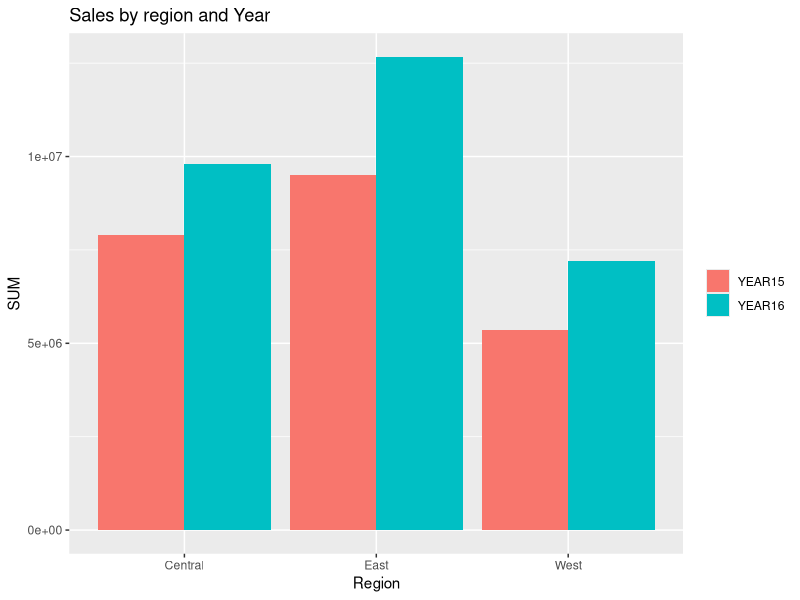
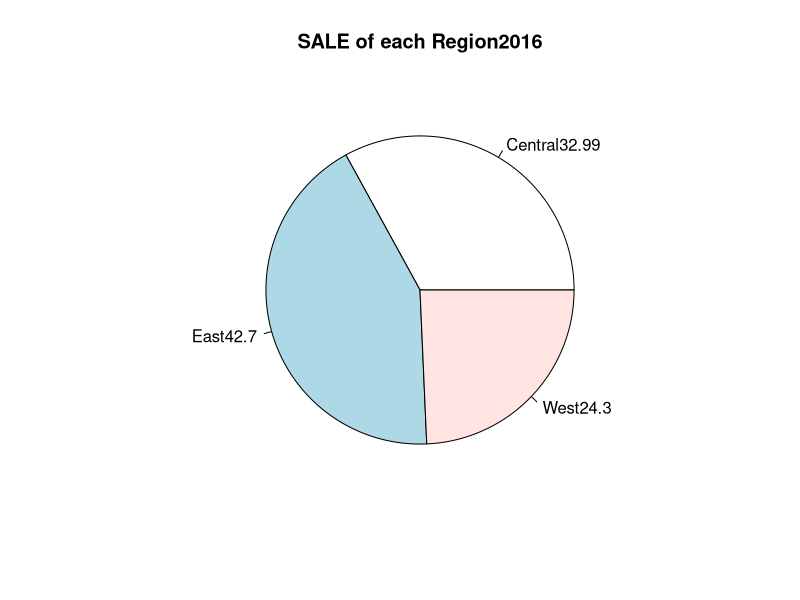
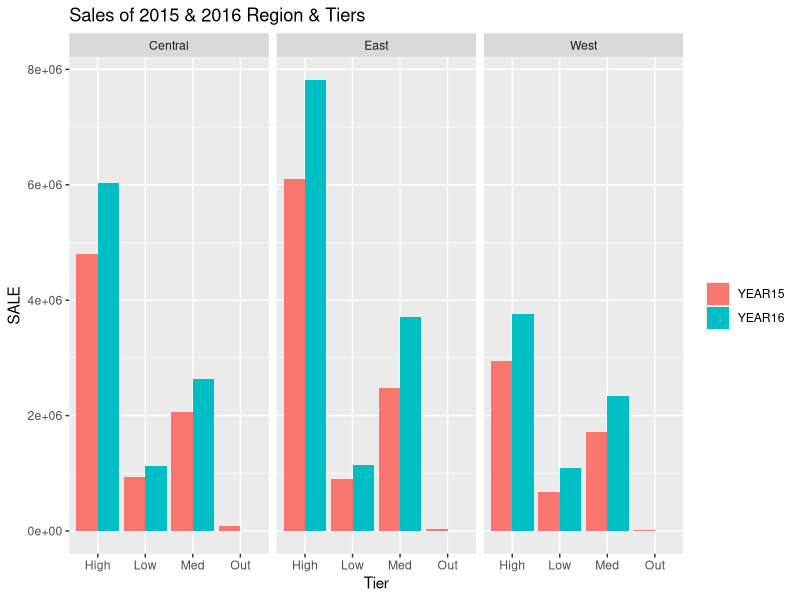
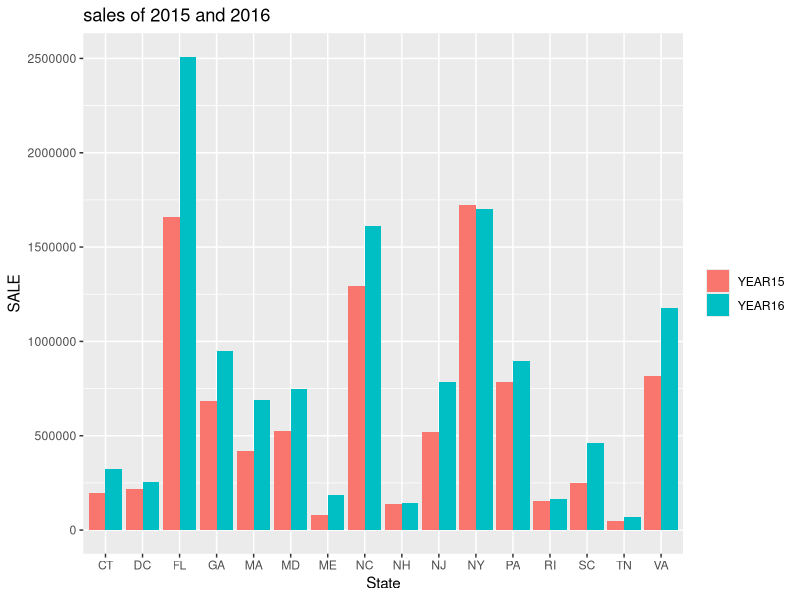
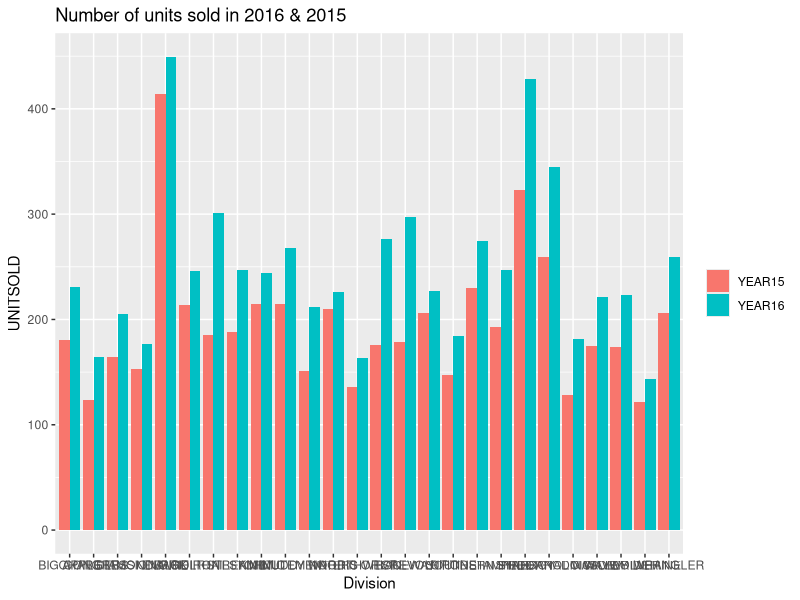
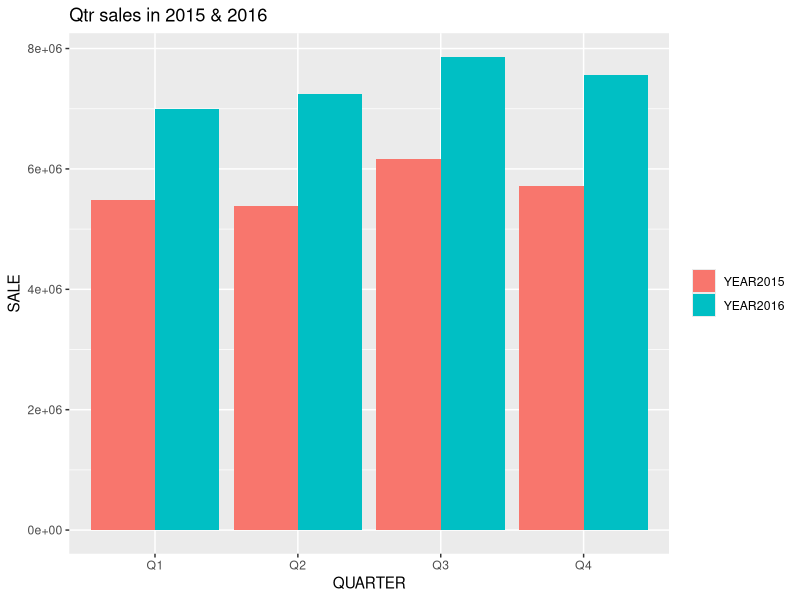
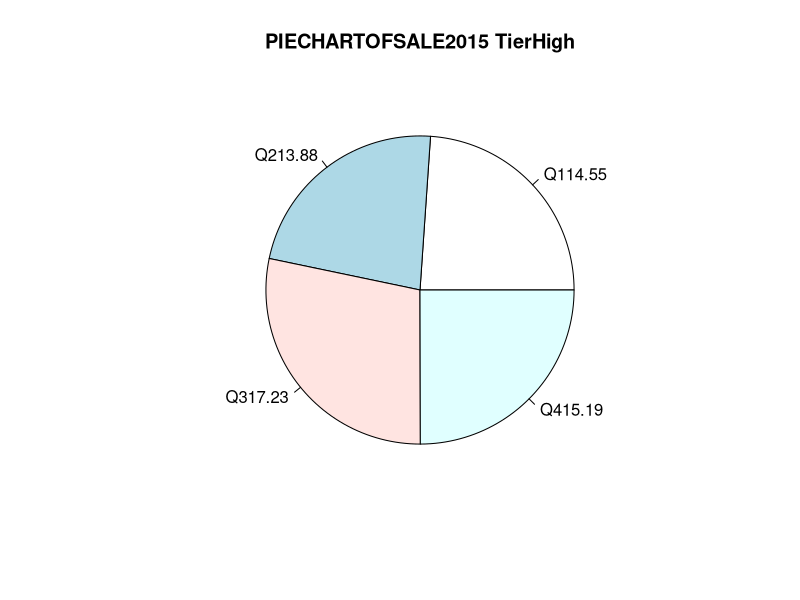
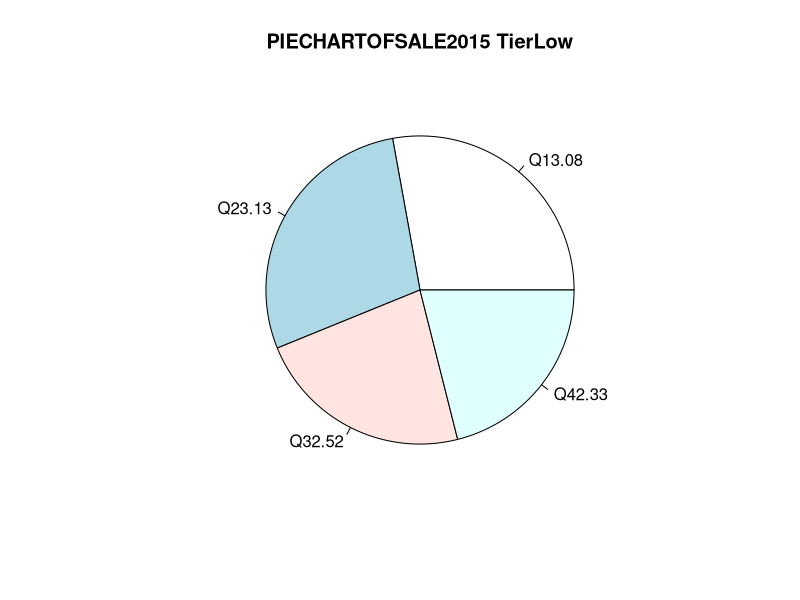

Write the R code that produced these figures, in order.


  DataFile <- read.csv("SalesData.csv")
  
  
  require(dplyr)
  require(ggplot2)
  
  
  # 1. Compare Sales by region for 2016 with 2015 using bar chart 
  
  A <- DataFile %>% dplyr::group_by(Region) %>% dplyr::summarise(SUM=sum(Sales2015))
  A$YEAR <- "YEAR15"
  
  
  B <- DataFile %>% dplyr::group_by(Region) %>% dplyr::summarise(SUM=sum(Sales2016))
  B$YEAR <- "YEAR16"
  AB <- rbind(A,B)
  
  ggplot2::ggplot(data=AB) + aes(x=Region, y= SUM, fill=YEAR, main = "Sales by Region and Year") + 
    geom_bar(stat="identity", position = "dodge")+ theme(legend.title = 
                                                           element_blank())+ labs(title = "Sales by region and Year")
  
  

  
# 2. Pie charts for sales for each region in 2016 
  
  
  PIE <- DataFile %>% dplyr::group_by(Region) %>% dplyr::summarise(Total_Sale =round(sum(Sales2016)*100/sum(DataFile$Sales2016),2))
  
  
  pie(PIE$Total_Sale, labels =paste0(PIE$Region,PIE$Total_Sale ), main ="SALE of each Region2016")



# 3. Compare sales of 2015 and 2016 with Region and Tiers

  QUE3_1 <-   DataFile %>% dplyr::group_by(Region,Tier) %>% dplyr::summarise(SALE = sum(Sales2015))
  QUE3_1$YEAR<- "YEAR15"
  
  QUE3_2 <-   DataFile %>% dplyr::group_by(Region,Tier) %>% dplyr::summarise(SALE = sum(Sales2016))
  QUE3_2$YEAR<- "YEAR16"
  
  QUE3 <-rbind(QUE3_1,QUE3_2)
  
  
  ggplot2::ggplot(data =QUE3 ) + aes(x =Tier, y =SALE, fill =YEAR ) + geom_bar(stat = "identity", position = "dodge") + 
    facet_grid(.~Region)+ theme(legend.title = element_blank())+labs(title = "Sales of 2015 & 2016 Region & Tiers")







# 4. In East region, which state registered a decline in 2016 as compared to 2015? 

  QUE4 <- DataFile[DataFile$Region =="East",]
  QUE4_1 <- QUE4 %>% dplyr::group_by(State) %>% dplyr::summarise(SALE = sum(Sales2016))
  QUE4_1$YEAR<- "YEAR16"
  
  QUE4_2 <- QUE4 %>% dplyr::group_by(State) %>% dplyr::summarise(SALE = sum(Sales2015))
  QUE4_2$YEAR<- "YEAR15"
  
  QUE412 <- rbind(QUE4_1, QUE4_2)
  
  
  ggplot2::ggplot(data =QUE412 ) + aes(x =State, y =SALE, fill =YEAR ) + geom_bar(stat = "identity", position = "dodge") + 
    theme(legend.title = element_blank())+labs(title = "sales of 2015 and 2016" )



# 5. In all the High tier, which Division saw a decline in number of units sold in 2016 compared to 2015? 

  QUE5<- DataFile[DataFile$Tier=="High",]
  
  QUE5_1 <- QUE5 %>% dplyr::group_by(Division) %>% dplyr::summarise(UNITSOLD = sum(Units2015))
  QUE5_1$YEARLY<- "YEAR15"
  
  QUE5_2 <- QUE5 %>% dplyr::group_by(Division) %>% dplyr::summarise(UNITSOLD = sum(Units2016))
  QUE5_2$YEARLY<- "YEAR16"
  
  QUE512 <-rbind(QUE5_1,QUE5_2)
  
  ggplot2::ggplot(data =QUE512) + aes(x=Division, y =UNITSOLD, fill = YEARLY ) +  geom_bar(stat = "identity", position = "dodge") +
    theme(legend.title = element_blank())+labs(title = "Number of units sold in 2016 & 2015" )






# 6. Create a new column Qtr - 
# Jan - Mar : Q1 
# Apr - Jun : Q2 
# Jul - Sep : Q3 
# Oct - Dec : Q4 


  QUE6Q1 <- DataFile[(DataFile$Month == "Jan") | (DataFile$Month == "Feb") | (DataFile$Month =="Mar"),]
  QUE6Q1$QUARTER <- "Q1"
  
  QUE6Q2 <- DataFile[(DataFile$Month == "Apr") | (DataFile$Month == "May") | (DataFile$Month =="Jun"),]
  QUE6Q2$QUARTER <- "Q2"
  
  QUE6Q3 <- DataFile[(DataFile$Month == "Jul") | (DataFile$Month == "Aug") | (DataFile$Month =="Sep"),]
  QUE6Q3$QUARTER <- "Q3"
  
  QUE6Q4 <- DataFile[(DataFile$Month == "Oct") | (DataFile$Month == "Nov") | (DataFile$Month =="Dec"),]
  QUE6Q4$QUARTER <- "Q4"
  
  QUE6_Qtr <- rbind(QUE6Q1,QUE6Q2,QUE6Q3,QUE6Q4)
  
  head(QUE6_Qtr,10)


# 7. Compare Qtr wise sales in 2015 and 2016 in a bar plot 
  


  QUE7 <-QUE6_Qtr
  QUE7_1 <- QUE7 %>% dplyr::group_by(QUARTER) %>% dplyr::summarise(SALE = sum(Sales2015))
  QUE7_1$YEAR <- "YEAR2015"
  
  QUE7_2 <- QUE7 %>% dplyr::group_by(QUARTER) %>% dplyr::summarise(SALE = sum(Sales2016))
  QUE7_2$YEAR <- "YEAR2016"
  
  
  QUE7A <- rbind(QUE7_1,QUE7_2)
  
  ggplot2::ggplot(data =QUE7A ) + aes(x =QUARTER, y =SALE, fill =YEAR) +geom_bar(stat = "identity", position = "dodge") + 
    theme(legend.title = element_blank())+labs(title = "Qtr sales in 2015 & 2016" )





# 8. Determine the composition of Qtr wise sales in and 2015 with regards to all the Tiers in a pie chart. 
# (Draw 4 pie charts representing a Quarter for each Tier)

### Group the data by Tier and Quarter 

  QUE8_1 <- QUE7 %>% dplyr::group_by(Tier, QUARTER) %>% dplyr::summarise(Sale =round(sum(Sales2015)*100/sum(DataFile$Sales2015),2))
  
  
  QUE8A <- QUE8_1[QUE8_1$Tier =="High", ]
  pie(QUE8A$Sale,labels =paste0(QUE8A$QUARTER,QUE8A$Sale), main ="PIECHARTOFSALE2015 TierHigh")
  
  QUE8B <- QUE8_1[QUE8_1$Tier =="Low", ]
  pie(QUE8B$Sale,labels =paste0(QUE8B$QUARTER,QUE8B$Sale), main ="PIECHARTOFSALE2015 TierLow")
  
  
  QUE8C <- QUE8_1[QUE8_1$Tier =="Med", ]
  pie(QUE8C$Sale,labels =paste0(QUE8C$QUARTER,QUE8C$Sale), main ="PIECHARTOFSALE2015 TierMed")
  
  
  
  QUE8D <- QUE8_1[QUE8_1$Tier =="Out", ]
  pie(QUE8D$Sale,labels =paste0(QUE8D$QUARTER,QUE8D$Sale), main ="PIECHARTOFSALE2015 TierOut")












